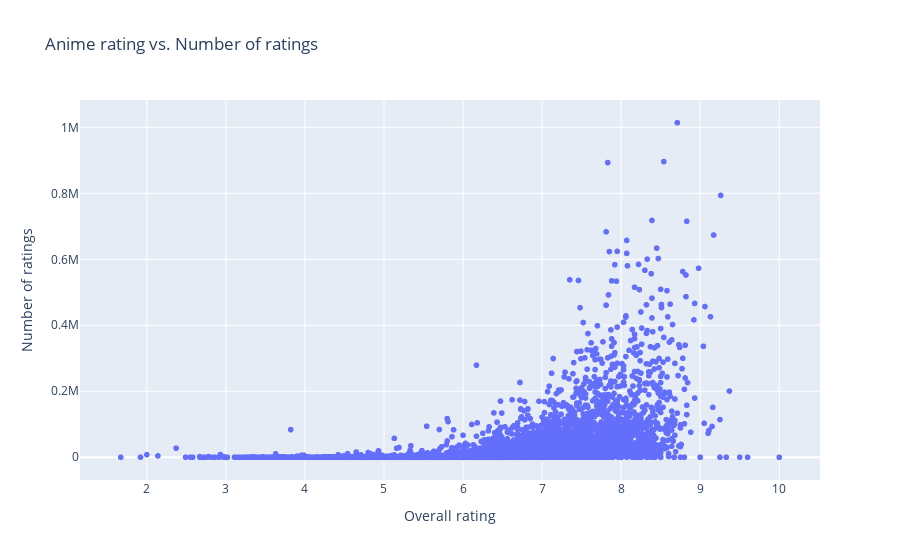

The code cell stored with this chart in its notebook:
### Markdown cell above
### For Anime Dataset

### Code cell
# Data Visualization
fig = px.scatter(df_anime, x='rating', y='members',
                 labels={'rating':'Overall rating', 'members':'Number of ratings'},
                 title='Anime rating vs. Number of ratings')
fig.show()

### Figure 1 — Plotly figure (JSON) as saved in the notebook; plotly's stock layout.template omitted (floating-point values rounded to 4 significant figures; data arrays with more than 128 entries replaced by an {"elided": "..."} marker saying what was removed)
{"data": [{"hovertemplate": "Overall rating=%{x}<br>Number of ratings=%{y}<extra></extra>", "legendgroup": "", "marker": {"color": "#636efa", "symbol": "circle"}, "mode": "markers", "name": "", "showlegend": false, "type": "scattergl", "x": {"elided": "12294 float values"}, "xaxis": "x", "y": {"elided": "12294 int values"}, "yaxis": "y"}], "layout": {"legend": {"tracegroupgap": 0}, "title": {"text": "Anime rating vs. Number of ratings"}, "xaxis": {"anchor": "y", "domain": [0.0, 1.0], "title": {"text": "Overall rating"}}, "yaxis": {"anchor": "x", "domain": [0.0, 1.0], "title": {"text": "Number of ratings"}}}}
